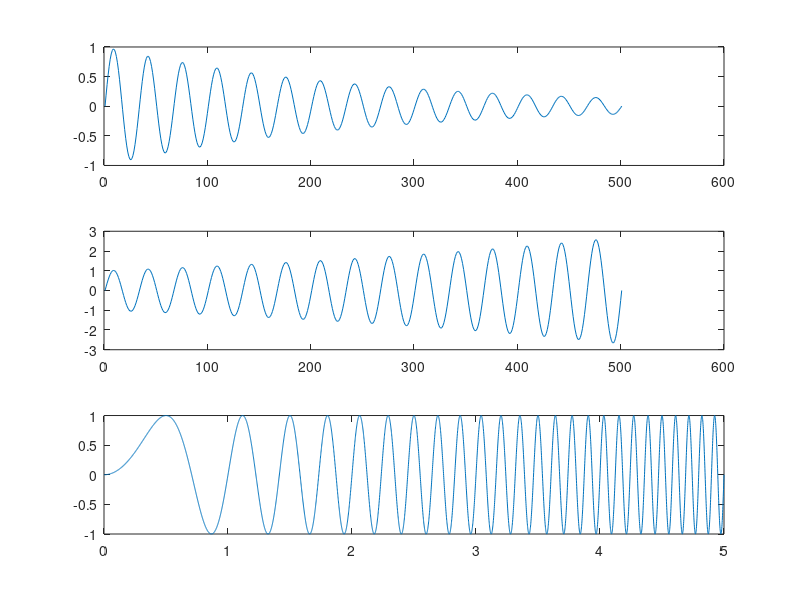

Reproduce this figure in MATLAB.
% Understanding DSP with Matlab and solutions% exercise 1.1.2% 2018.11.25% (1) Plot a decaying sinusoidal signal. a = 0.98;n = 0:0.2:100;x = a.^n.*sin(0.3*pi*n);subplot(3,1,1);plot(x);% (1) Plot a increasing sinusoidal signal. a = 1.01;n = 0:0.2:100;x = a.^n.*sin(0.3*pi*n);subplot(3,1,2);plot(x);% (2) Plot a time-varying sinusoidalstartPoint = 0;endPoint = 5;t = startPoint:0.001:endPoint;n = length(t);##s = sin(2*pi.*linspace(startPoint,endPoint,n).*t);s = sin(2*pi.*t.*t);subplot(3,1,3);plot(t,s);